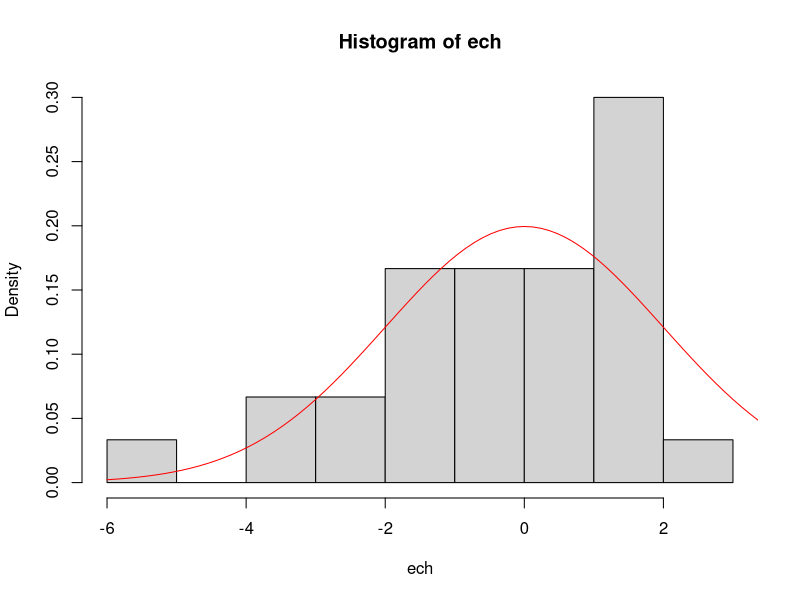
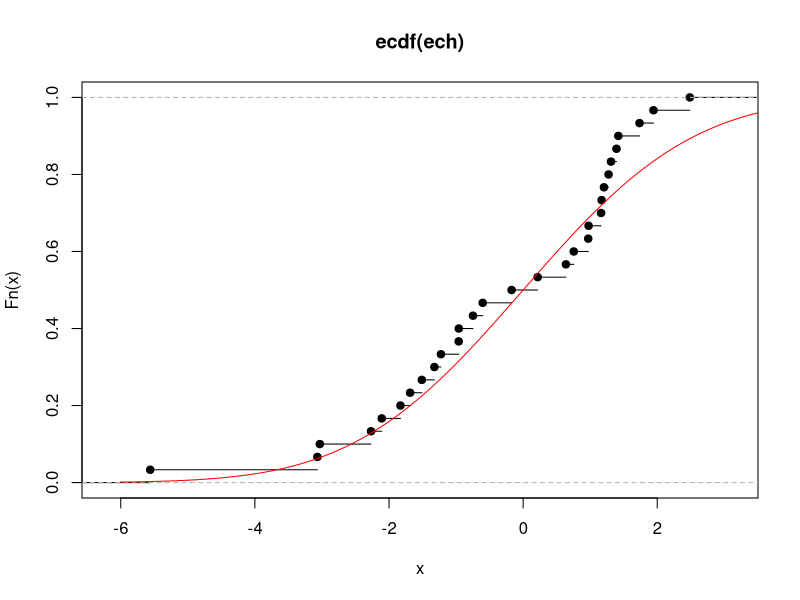
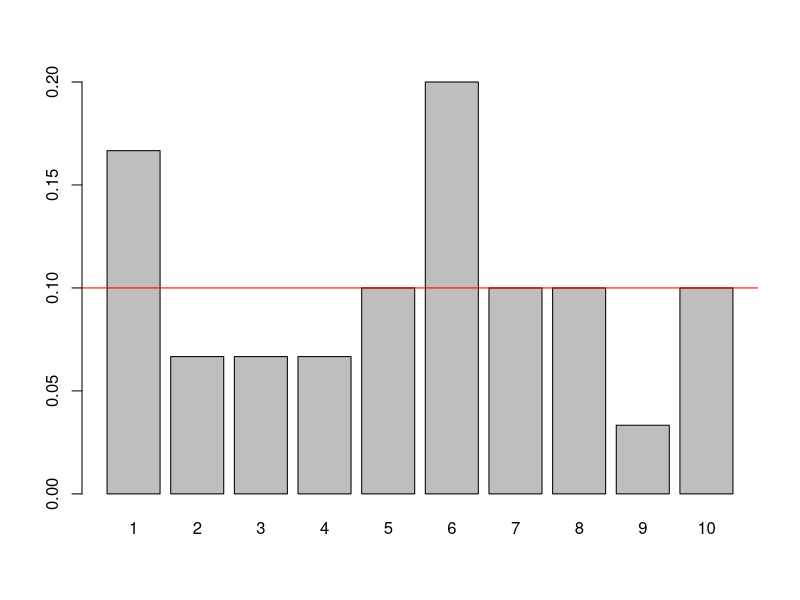
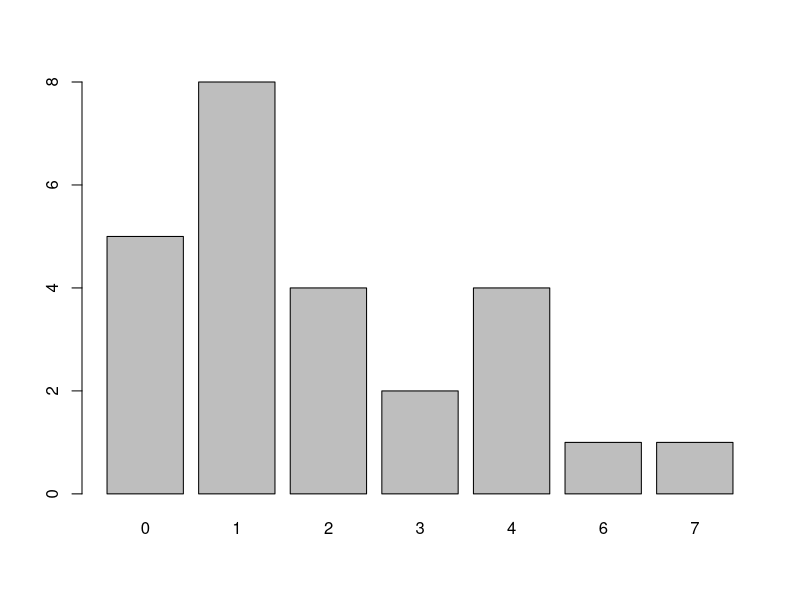
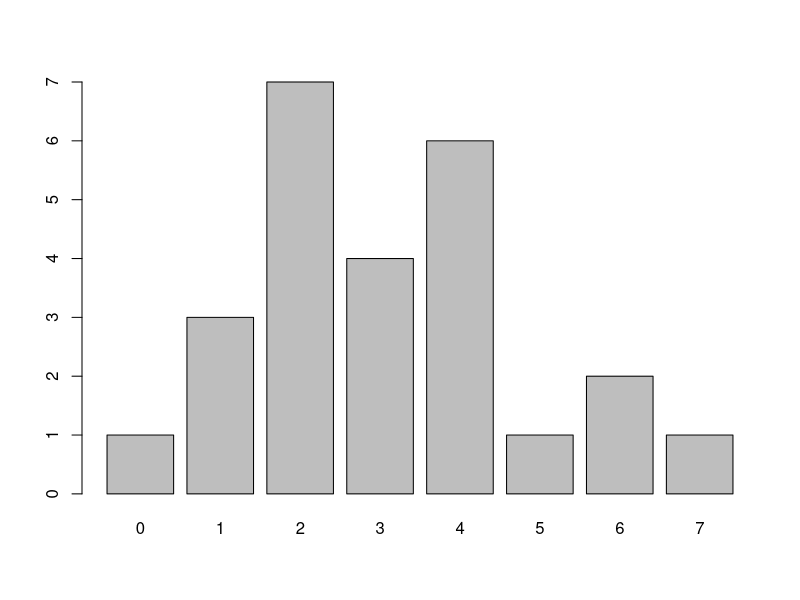
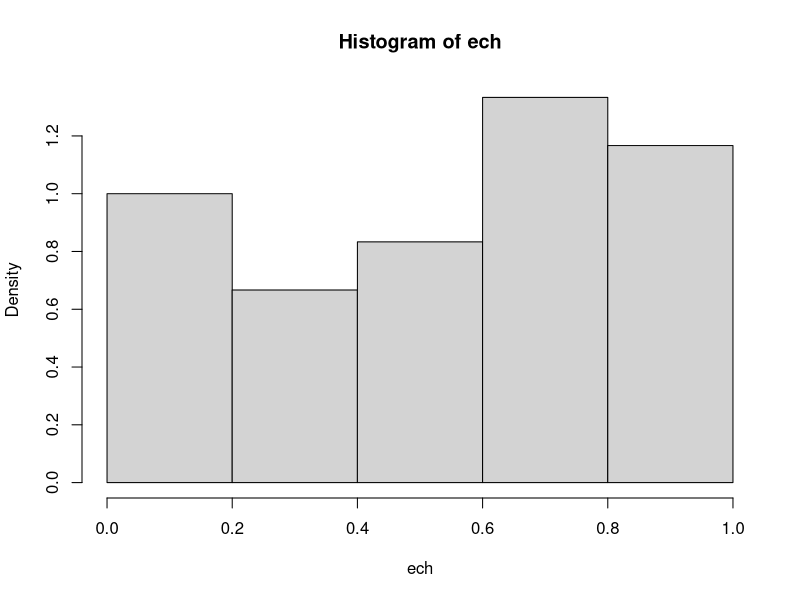
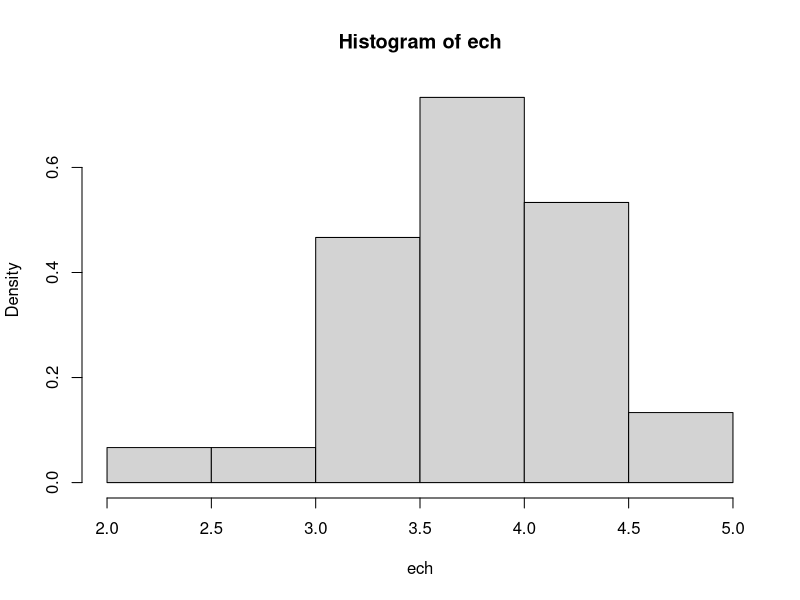
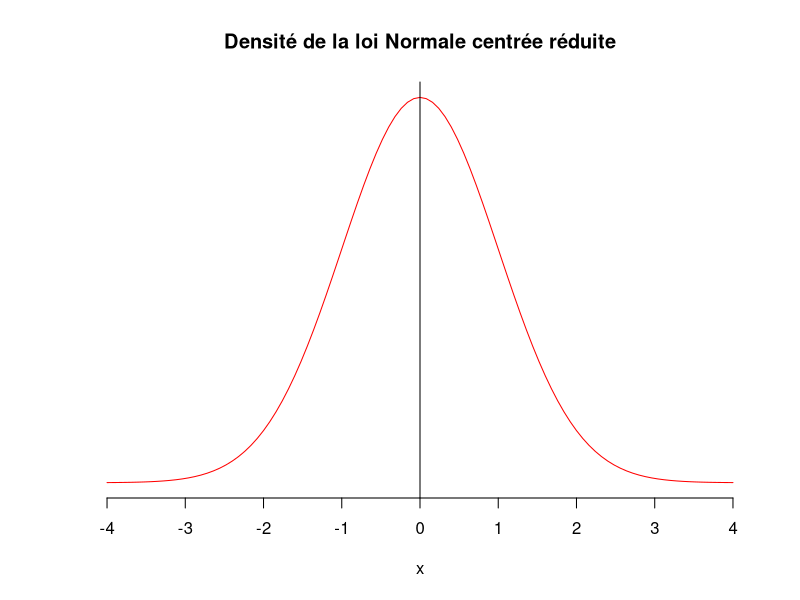

These charts were generated, in order, by the following R code:
## ---- chunk 1
n<-30
ech<-rnorm(n,mean = 0,sd = 2) # simulation d'un échantillon d'une loi normale d'espérance 1 et de variance 4 (écart-type = 2)
head(ech,n = 20)
hist(ech, freq=F)
curve(dnorm(x,mean = 0,sd = 2),from = -6,to = 6,ylab="densité",add=T,col="red")
plot(ecdf(ech))
curve(pnorm(x,mean = 0,sd = 2),from = -6,to = 6,ylab="Fonction de répartition",add=T,col="red")
quantile.normale<-qnorm(p = c(0.05,0.1,0.25,0.5,0.75,0.9,0.95),mean = 0,sd = 2)
quantile.echantillon<-quantile(x = ech,probs = c(0.05,0.1,0.25,0.5,0.75,0.9,0.95))
(rbind(quantile.echantillon,quantile.normale))
## ---- chunk 2
n<-30
ech<-sample(1:10,n,replace=T)
table(ech)/n
barplot(table(ech)/n)
abline(h=1/10,col="red")
## ---- chunk 3
n<- 30  # taille de l'échantillon
p<-0.3   # paramètre de la loi de Bernoulli
esp<-p
var<-p*(1-p)
ech<-rbinom(n,size = 1,prob = p) # size = 1 correspond à la loi de Bernoulli
table(ech)/n
paste("La moyenne de l'échantillon est ",mean(ech),", sachant que l'espérance vaut",esp)
paste("La variance de l'échantillon est ",round(var(ech),2),", sachant que la variance de la loi vaut",p*(1-p))
## ---- chunk 4
N<- 100 # taille de l'échantillon
n<- 10L  # premier paramètre de la loi
p<- 0.8 # deuxième paramètre de la loi

ech<-rbinom(N,n,p)
table(ech)/N

dbinom(x=0:n,size = n,prob = p)
## ---- chunk 5
n <- 25 # taille de l'échantillon
p <- 0.3 # paramètre de la loi 
ech<-rgeom(n,p) # simulation de la loi
barplot(table(ech))
## ---- chunk 6
lambda <- 3 # paramètre de la loi de Poisson
n <- 25 # taille de l'échantillon
ech <- rpois(n,lambda) # simulation de la loi de Poisson
mean(ech)
var(ech)
barplot(table(ech))
## ---- chunk 7
n <- 30
ech <- runif(n)
mean(ech)
var(ech)
hist(ech,freq=F)
## ---- chunk 8
n<-30
ech<-runif(n,2,5) # simualtion d'un échantillon d'une loi uniforme sur [2,5]
mean(ech)
var(ech)
hist(ech,freq=F)
## ---- chunk 9
curve(dnorm,from = -4,to = 4,col="red",main="Densité de la loi Normale centrée réduite",ylab="",axes=F)
axis(1,xaxp=c(-4,4,8))
axis(2,pos=0,c(-1,1))
## ---- chunk 10
n<-100
ech<-rnorm(n) # simulation d'une loi normale centrée réduite
mean(ech)
var(ech)
hist(ech,freq=F,breaks=10,xlim = c(-3,3))
## ---- chunk 11
curve(dnorm(x,mean=1,sd=2),from = -5,to = 7,col="red",main="Densité de la loi N(1,4)",axes=F,ylab="") # Attention, on rentre l'écart-type et non la variance !!!
axis(1,xaxp = c(-5,7,12))
axis(2,pos=0,c(-1,1))
## ---- chunk 12
rnorm(20,0,1) # simulation d'un échantillon de taille 20 d'une loi N(0,1)
rnorm(20,1,1) # simulation d'un échantillon de taille 20 d'une loi N(1,1)
rnorm(20,2,1) # simulation d'un échantillon de taille 20 d'une loi N(2,1)
rnorm(20,0,2) # simulation d'un échantillon de taille 20 d'une loi N(0,1)
rnorm(20,0,4)
## ---- chunk 13
oldpar<-par()          # mise en memoire des param?tres graphiques par d?faut
par(xaxs="i",yaxs="i") # re-d?finition des styles d'axes pour les graphiques de ce TP3

##########################
# QUESTION 1
##########################
# Echantillons de taille n=2000 individus avec diff?rents param?tres
n<-2000
nd1<-rnorm(n,0,1)
nd2<-rnorm(n,1,1)
nd3<-rnorm(n,2,1)
nd4<-rnorm(n,0,2)
nd5<-rnorm(n,0,4)

nd_en_col<-cbind(nd1,nd2,nd3,nd4,nd5) # les echantillons sont mis en ensemble, colonne par colonne
colSums(nd_en_col< -2)/n           # pour chaque colonne on compte le nombre de valeurs qui est en dessous de -2 et on ramène cela à un pourcentage

## ---- chunk 14
##########################
# QUESTION 2
##########################
# Tracer les valeurs
plot(nd1,type="l")

# Executer les commandes ci dessous et quelles sont les différences ?
hist(nd1)
hist(nd1,freq=TRUE,breaks=40)
hist(nd1,freq=TRUE,breaks=50)
## ---- chunk 15
##########################
# QUESTION 3
##########################
# On trace plusieurs histogrammes pour comparer la répartition des valeurs
par(mfrow=c(2,3))   # 6 graphes dans une seule fenetre 
                    # sur 2 lignes et 3 colonnes

infx<- -5           # valeur min sur l'axe des x
supx<- 5            # valeur max sur l'axe des x
x<-seq(infx,supx,0.1) # creation d'un vecteur du min au max par pas de 0.1

hist(nd1,freq=FALSE,breaks=40,xlim=c(infx,supx))
lines(x,dnorm(x,0,1),col="red") # on ajoute a l'histogramme des valeurs 
                                # la courbe theorique de la densite

hist(nd2,freq=FALSE,breaks=40,xlim=c(infx,supx))
lines(x,dnorm(x,1,1),col="red")
hist(nd3,freq=FALSE,breaks=40,xlim=c(infx,supx))
lines(x,dnorm(x,2,1),col="red")

# seconde ligne de graphiques
infx<- -10
supx<- 10
x<-seq(infx,supx,0.1)
hist(nd1,freq=FALSE,breaks=40,xlim=c(infx,supx))
lines(x,dnorm(x,0,1),col="red")
hist(nd4,freq=FALSE,breaks=40,xlim=c(infx,supx))
lines(x,dnorm(x,0,2),col="red")
hist(nd5,freq=FALSE,breaks=40,xlim=c(infx,supx))
lines(x,dnorm(x,0,4),col="red")

## ---- chunk 16
##########################
# QUESTION 4
##########################
# On trace les fonctions de répartition des différents
# échantillons pour comparer la répartition des valeurs
par(mfrow=c(2,3))
infx<- -3
supx<- 3
x<-seq(infx,supx,0.1)
plot(ecdf(nd1),xlim=c(infx,supx))
lines(x,pnorm(x,0,1),col="red")
plot(ecdf(nd2),xlim=c(infx,supx))
lines(x,pnorm(x,1,1),col="red")
plot(ecdf(nd3),xlim=c(infx,supx))
lines(x,pnorm(x,2,1),col="red")
infx<- -10
supx<- 10
x<-seq(infx,supx,0.1)
plot(ecdf(nd1),xlim=c(infx,supx))
lines(x,pnorm(x,0,1),col="red")
plot(ecdf(nd4),xlim=c(infx,supx))
lines(x,pnorm(x,0,2),col="red")
plot(ecdf(nd5),xlim=c(infx,supx))
lines(x,pnorm(x,0,4),col="red")

par(mfrow=c(1,1))
## ---- chunk 17
##########################
# QUESTION 5
##########################
curve(dnorm,from=-4,to=+4)
# creation d'une fonction pour colorier l'aire sous la courbe d'une
# fonction <fun> entre <xmin> et <xmax>
shade_under_curve <- function(fun, xmin, xmax, length=100){
  xvals <- seq(xmin, xmax, length=length)
  dvals <- match.fun(fun)(xvals)
  polygon(c(xvals,rev(xvals)),c(rep(0,length),rev(dvals)),col="gray")
}
shade_under_curve(dnorm,-5,-1)
##### valeur de l'aire sous la courbe
integrate(dnorm,-Inf,-1)
##### valeur de F(-1) à lire sur le graphe
curve(pnorm,from=-3,to=3,xaxs="i",yaxs="i")
grid(NA,40,lwd=1)
segments(-1,0,-1,pnorm(-1))
segments(-1,pnorm(-1),-3,pnorm(-1))
##### valeur de F(-1) par la fonction pnorm
pnorm(-1)

## ---- chunk 18
par(mfrow=c(2,2))
N04<-function(x) dnorm(x,0,2)
curve(N04,from = -8,to = 8,ylab="",axes=FALSE,main="Densité N(0,4)")
shade_under_curve(N04,-8,-1)
axis(1,xaxp=c(-6,6,12))
axis(2,pos=0,c(-1,1))

curve(N04,from = -8,to = 8,ylab="",axes=F,main="Densité N(0,4)")
shade_under_curve(N04,-8,2)
axis(1,xaxp=c(-6,6,12))
axis(2,pos=0,c(-1,1))

curve(N04,from = -8,to = 8,ylab="",axes=F,main="Densité N(0,4)")
shade_under_curve(N04,2,8)
axis(1,xaxp=c(-6,6,12))
axis(2,pos=0,c(-1,1))

curve(N04,from = -8,to = 8,ylab="",axes=F,main="Densité N(0,4)")
shade_under_curve(N04,-1,2)
axis(1,xaxp=c(-6,6,12))
axis(2,pos=0,c(-1,1))

## ---- chunk 19
x<-rnorm(10000,0,1)
x1<-x+1
x2<-x-1
x3<-x*2
x4<-x/2
## ---- chunk 20
old_par<-par()
par(xaxs="i",yaxs="i")

# Deux variables gaussiennes de m?me loi
x<-rnorm(10000,0,1)
y<-rnorm(10000,0,1)

z<-x+y
hist(z,breaks=20,freq=FALSE,ylim=c(0,0.5))
curve(dnorm,from= -4,to=4,add=TRUE,col="red") # la loi N(0,1)

x<-seq(-5,5,0.1)
lines(x,dnorm(x,0,sqrt(2)),col="green4") #la loi propos?e

# Deux variables gaussiennes de meme ecart type mais pas de meme esperance
x<-rnorm(10000,0,1)
y<-rnorm(10000,1,1)

z<-x+y
hist(z,breaks=20,freq=FALSE,ylim=c(0,0.5))
curve(dnorm,from= -4,to=4,add=TRUE,col="red") # la loi N(0,1)

x<-seq(-5,5,0.1)
lines(x,dnorm(x,0,sqrt(2)),col="green4") #la 1ere loi propos?e

x<-seq(-5,5,0.1)
#   lines(x,dnorm(x,###### a vous de trouver######),col="blue4") # la loi que vous proposez (pensez à décommentez la ligne...)

# Deux variables gaussiennes de meme esperance mais pas de meme ecart type
x<-rnorm(10000,0,1)
y<-rnorm(10000,0,2)

z<-x+y
hist(z,breaks=20,freq=FALSE,ylim=c(0,0.5))
curve(dnorm,from= -4,to=4,add=TRUE,col="red")

x<-seq(-5,5,0.1)
#lines(x,dnorm(x,###### a vous de trouver######),col="green4") #la loi que vous proposez
## ---- chunk 21
############################################################################
# Ecrire un script pour expliquer la loi d'une moyenne de lois gaussiennes #
############################################################################     

## ---- chunk 22
#################################################################
## Somme des carrés de loi gaussiennes                        ###
#################################################################
v1<-rnorm(10000,0,1)^2
v2<-rnorm(10000,0,1)^2+rnorm(10000,0,1)^2
v3<-rnorm(10000,0,1)^2+rnorm(10000,0,1)^2+rnorm(10000,0,1)^2
v4<-rnorm(10000,0,1)^2+rnorm(10000,0,1)^2+rnorm(10000,0,1)^2+rnorm(10000,0,1)^2

hist(v1,breaks=40,prob=TRUE,xlim=c(0,10),ylim=c(0,1.5))
curve(dchisq(x,1),from= 0,to= 10,add=TRUE,col="red")
hist(v2,breaks=40,prob=TRUE,xlim=c(0,10),ylim=c(0,0.5))
curve(dchisq(x,2),from= 0,to= 10,add=TRUE,col="red")
hist(v3,breaks=40,prob=TRUE,xlim=c(0,10),ylim=c(0,0.3))
curve(dchisq(x,3),from= 0,to= 10,add=TRUE,col="red")
hist(v4,breaks=40,prob=TRUE,xlim=c(0,20),ylim=c(0,0.20))
curve(dchisq(x,4),from= 0,to= 10,add=TRUE,col="red")      
## ---- chunk 23
n <- 30              # taille de l'échantillon
lambda <- 10^{-3}    # paramètre de la loi exponentielle
ech<- rexp(n,rate = lambda)
mean(ech)
var(ech)
hist(ech,freq=F)
plot(ecdf(ech))
